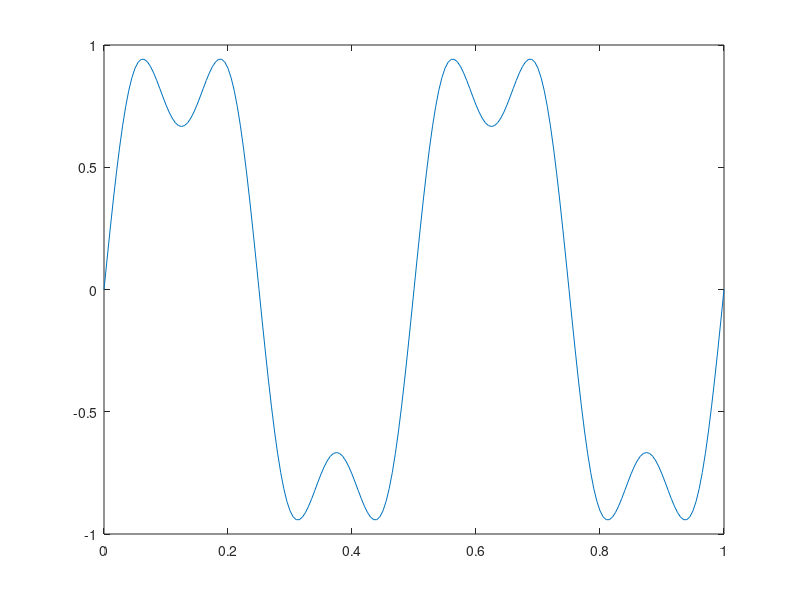
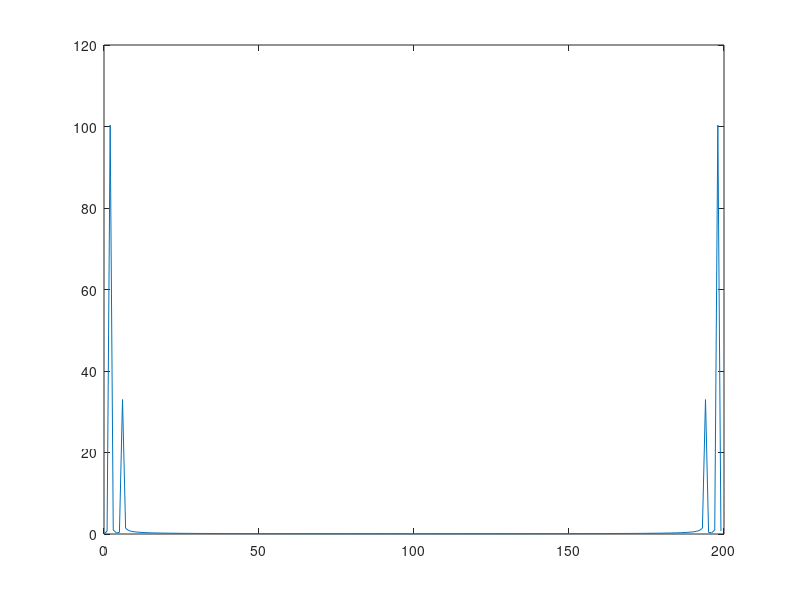

These charts were generated, in order, by the following MATLAB code:
clc
clear all 
close all

fs = 200;

t = 0:(1/fs):1;
f = 2;

y1 = sin(2*pi*f*t);
y2 = (1/3)*sin(2*pi*3*f*t);

y3 = y1 + y2;

plot(t, y3)

Y = fft(y3);

frequencies = (0:length(Y) - 1) * fs/length(Y);

figure
plot(frequencies, abs(Y))